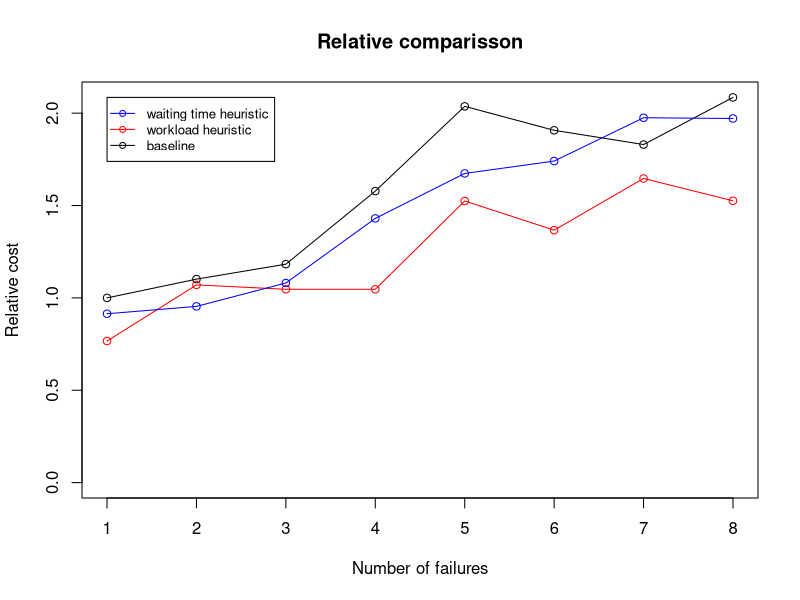

The R source for this figure:
baseline<-read.table("baseline.txt",header=TRUE)
freetime<-read.table("freetime.txt",header=TRUE)
workload<-read.table("workload.txt",header=TRUE)
f<-function(x) x/baseline$sum[1]
rel_freetime<-freetime$sum/baseline$sum[1]
rel_workload<-workload$sum/baseline$sum[1]
rel_baseline<-baseline$sum/baseline$sum[1]
g_range <- range(0, rel_freetime,rel_baseline, rel_workload)
pdf("relative_comparisson.pdf")
plot(rel_baseline, type="o",col="black", ylim=g_range,ann=FALSE)
lines(rel_workload, type="o",col="red")
lines(rel_freetime,type="o",col="blue")
title(main="Relative comparisson")
title(xlab="Number of failures")
title(ylab="Relative cost")
legend(1,g_range[2],c("waiting time heuristic", "workload heuristic", "baseline"),cex=0.8,col=c("blue","red","black"),pch=21,lty=1)
dev.off()